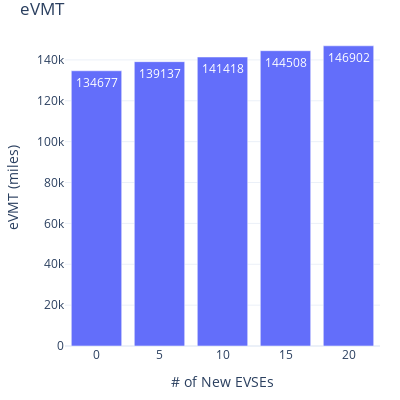

The cell this chart's notebook holds for it:
### Markdown cell above
#### 5.2 eVMT

### Code cell
fig = go.Figure(
    data=[
        go.Bar(
            name="eVMT",
            x=count_stats['nevse_count'],
            y=count_stats['evmt'],
            offsetgroup=1,
            text=count_stats['evmt'],
            textposition='auto',
        )
    ],
    layout=go.Layout(
        title="eVMT",
        yaxis_title="eVMT (miles)", 
        xaxis_title="# of New EVSEs", uniformtext_minsize=8, uniformtext_mode='hide', width=400, height=400
        
    )
)
fig.update_xaxes(type='category')

fig.update_layout(margin=dict(l=20, r=20, t=30, b=20), uniformtext_minsize=8, uniformtext_mode='hide', template='plotly_white')
fig.show()

### Figure 1 — Plotly figure (JSON) as saved in the notebook; plotly's stock layout.template omitted (floating-point values rounded to 4 significant figures)
{"data": [{"name": "eVMT", "offsetgroup": "1", "text": [134677, 139137, 141418, 144508, 146902], "textposition": "auto", "type": "bar", "x": [0, 5, 10, 15, 20], "y": [134677, 139137, 141418, 144508, 146902]}], "layout": {"height": 400, "margin": {"b": 20, "l": 20, "r": 20, "t": 30}, "title": {"text": "eVMT"}, "uniformtext": {"minsize": 8, "mode": "hide"}, "width": 400, "xaxis": {"autorange": true, "range": [-0.5, 4.5], "title": {"text": "# of New EVSEs"}, "type": "category"}, "yaxis": {"autorange": true, "range": [0, 154600.0], "title": {"text": "eVMT (miles)"}, "type": "linear"}}}
